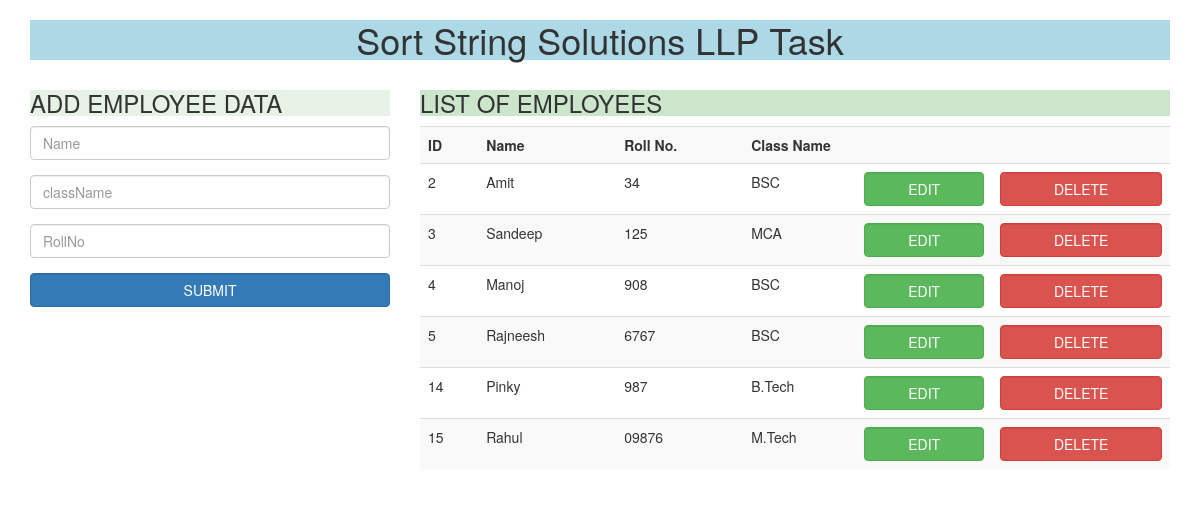
The page /emp/ on the database its author committed.
### employee/models.py (models this page shows)
class Employee(models.Model):
    name = models.CharField(max_length=50, blank=True, null=True)
    roll_no = models.CharField(max_length=20, blank=True, null=True)
    class_name = models.CharField(max_length=30,blank=True, null=True)

### employee/views.py (the view)
# urls.py: path('',  views.EmployeeView.as_view(), name='employee'),
class EmployeeView(ListView):
    model = Employee
    template_name = 'employee/emp.html'
    context_object_name = 'employees'

### templates/employee/emp.html (shortened to what this page needs)
{% extends 'base.html' %}
{% load static %}
{% block content %}
<div class="container">
    <h1 style="background-color: lightblue; text-align:center">Sort String Solutions LLP Task</h1>
    <div class="row">
      <div class="col-md-4 ">
        <h3 style='background: rgba(0, 128, 0, 0.1)'>ADD EMPLOYEE DATA</h3>
        <form id="addUser" action="">
          <div class="form-group">
            <input class="form-control" type="text" name="name" placeholder="Name" required>
          </div>
          <div class="form-group">
            <input class="form-control" type="text" name="classname" placeholder="className" required>
          </div>
          <div class="form-group">
            <input class="form-control" type="text" name="rollno" min="10" max="100" placeholder="RollNo" required>
          </div>
          <button class="btn btn-primary form-control" type="submit">SUBMIT</button>
        </form>
      </div>
      <div class="col-md-8">
        <h3 style='background: rgba(0, 128, 0, 0.2)'>LIST OF EMPLOYEES</h3>
        <table id="userTable" class="table table-striped">
          <tr>
            <th>ID</th>
            <th>Name</th>
            <th>Roll No.</th>
            <th colspan="3">Class Name</th>
          </tr>
          {% if employees %}
          {% for user in employees %}
          <tr id="user-{{user.id}}">
            <td class="userID userData" name="userid">{{user.id}}</td>
              <td class="userName userData" name="name">{{user.name}}</td>
              <td class="userRollNo userData" name="rollno">{{user.roll_no}}</td>
              <td class="userClassName userData" name="classname">{{user.class_name}}</td>
              <td align="center">
                  <button class="btn btn-success form-control" onClick="editUser({{user.id}})" data-toggle="modal" data-target="#myModal")">EDIT</button>
              </td>
              <td align="center">
                  <button class="btn btn-danger form-control" onClick="deleteUser({{user.id}})">DELETE</button>
              </td>
          </tr>
          {% endfor %}
          {% else %}
            No Users
          {% endif %}
        </table>
      </div>
    </div>
  </div>
{% endblock %}

### templates/base.html (shortened to what this page needs)
{% load static %}
<!doctype html>
<html>
  <head>
    <link rel="stylesheet" href="https://maxcdn.bootstrapcdn.com/bootstrap/3.3.7/css/bootstrap.min.css">
  </head>
  <body>
    <main>
    {% block content %}
    {% endblock content %}
    </main>
  </body>
</html>

### rows shown on the page
Employee: id "2", name "Amit", roll_no "34", class_name "BSC"
Employee: id "3", name "Sandeep", roll_no "125", class_name "MCA"
Employee: id "4", name "Manoj", roll_no "908", class_name "BSC"
Employee: id "5", name "Rajneesh", roll_no "6767", class_name "BSC"
Employee: id "14", name "Pinky", roll_no "987", class_name "B.Tech"
Employee: id "15", name "Rahul", roll_no "09876", class_name "M.Tech"
